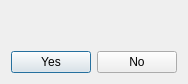
<?xml version="1.0" encoding="UTF-8"?>
<ui version="4.0">
 <class>deletePojectDailog</class>
 <widget class="QDialog" name="deletePojectDailog">
  <property name="geometry">
   <rect>
    <x>0</x>
    <y>0</y>
    <width>176</width>
    <height>83</height>
   </rect>
  </property>
  <property name="windowTitle">
   <string>Dialog</string>
  </property>
  <layout class="QVBoxLayout" name="verticalLayout_2">
   <item>
    <layout class="QVBoxLayout" name="verticalLayout">
     <item>
      <widget class="QLabel" name="project_la">
       <property name="text">
        <string/>
       </property>
      </widget>
     </item>
     <item>
      <widget class="QLabel" name="path_la">
       <property name="text">
        <string/>
       </property>
      </widget>
     </item>
    </layout>
   </item>
   <item>
    <layout class="QHBoxLayout" name="horizontalLayout">
     <item>
      <widget class="QPushButton" name="yes_button">
       <property name="text">
        <string>Yes</string>
       </property>
      </widget>
     </item>
     <item>
      <widget class="QPushButton" name="no_button">
       <property name="text">
        <string>No</string>
       </property>
      </widget>
     </item>
    </layout>
   </item>
  </layout>
 </widget>
 <resources/>
 <connections/>
</ui>
